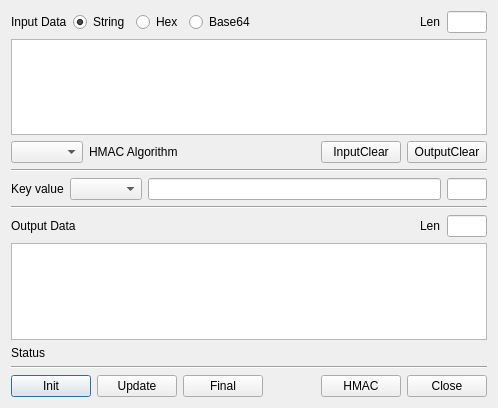
<?xml version="1.0" encoding="UTF-8"?>
<ui version="4.0">
 <class>GenHmacDlg</class>
 <widget class="QDialog" name="GenHmacDlg">
  <property name="geometry">
   <rect>
    <x>0</x>
    <y>0</y>
    <width>498</width>
    <height>408</height>
   </rect>
  </property>
  <property name="windowTitle">
   <string>Generate Hmac value</string>
  </property>
  <layout class="QGridLayout" name="gridLayout">
   <item row="12" column="0" colspan="6">
    <widget class="QLabel" name="mStatusLabel">
     <property name="text">
      <string>Status</string>
     </property>
    </widget>
   </item>
   <item row="8" column="0" colspan="6">
    <layout class="QHBoxLayout" name="horizontalLayout_2">
     <item>
      <widget class="QLabel" name="label_2">
       <property name="text">
        <string>Key value</string>
       </property>
      </widget>
     </item>
     <item>
      <widget class="QComboBox" name="mKeyTypeCombo"/>
     </item>
     <item>
      <widget class="QLineEdit" name="mKeyText"/>
     </item>
     <item>
      <widget class="QLineEdit" name="mKeyLenText">
       <property name="minimumSize">
        <size>
         <width>40</width>
         <height>0</height>
        </size>
       </property>
       <property name="maximumSize">
        <size>
         <width>40</width>
         <height>16777215</height>
        </size>
       </property>
       <property name="readOnly">
        <bool>true</bool>
       </property>
      </widget>
     </item>
    </layout>
   </item>
   <item row="14" column="0" colspan="6">
    <layout class="QGridLayout" name="gridLayout_3">
     <property name="topMargin">
      <number>0</number>
     </property>
     <item row="0" column="0">
      <widget class="QPushButton" name="mInitBtn">
       <property name="text">
        <string>Init</string>
       </property>
      </widget>
     </item>
     <item row="0" column="4">
      <widget class="QPushButton" name="mHMACBtn">
       <property name="text">
        <string>HMAC</string>
       </property>
      </widget>
     </item>
     <item row="0" column="5">
      <widget class="QPushButton" name="mCloseBtn">
       <property name="text">
        <string>Close</string>
       </property>
      </widget>
     </item>
     <item row="0" column="2">
      <widget class="QPushButton" name="mFinalBtn">
       <property name="text">
        <string>Final</string>
       </property>
      </widget>
     </item>
     <item row="0" column="1">
      <widget class="QPushButton" name="mUpdateBtn">
       <property name="text">
        <string>Update</string>
       </property>
      </widget>
     </item>
     <item row="0" column="3">
      <spacer name="horizontalSpacer_2">
       <property name="orientation">
        <enum>Qt::Horizontal</enum>
       </property>
       <property name="sizeHint" stdset="0">
        <size>
         <width>40</width>
         <height>20</height>
        </size>
       </property>
      </spacer>
     </item>
    </layout>
   </item>
   <item row="11" column="0" colspan="6">
    <widget class="QPlainTextEdit" name="mOutputText"/>
   </item>
   <item row="13" column="0" colspan="6">
    <widget class="Line" name="line">
     <property name="orientation">
      <enum>Qt::Horizontal</enum>
     </property>
    </widget>
   </item>
   <item row="1" column="0" colspan="6">
    <layout class="QHBoxLayout" name="horizontalLayout">
     <item>
      <widget class="QLabel" name="label">
       <property name="text">
        <string>Input Data</string>
       </property>
      </widget>
     </item>
     <item>
      <widget class="QRadioButton" name="mInputStringRadio">
       <property name="text">
        <string>String</string>
       </property>
       <property name="checked">
        <bool>true</bool>
       </property>
      </widget>
     </item>
     <item>
      <widget class="QRadioButton" name="mInputHexRadio">
       <property name="text">
        <string>Hex</string>
       </property>
      </widget>
     </item>
     <item>
      <widget class="QRadioButton" name="mInputBase64Radio">
       <property name="text">
        <string>Base64</string>
       </property>
      </widget>
     </item>
     <item>
      <spacer name="horizontalSpacer">
       <property name="orientation">
        <enum>Qt::Horizontal</enum>
       </property>
       <property name="sizeHint" stdset="0">
        <size>
         <width>40</width>
         <height>20</height>
        </size>
       </property>
      </spacer>
     </item>
     <item>
      <widget class="QLabel" name="label_5">
       <property name="text">
        <string>Len</string>
       </property>
      </widget>
     </item>
     <item>
      <widget class="QLineEdit" name="mInputLenText">
       <property name="minimumSize">
        <size>
         <width>40</width>
         <height>0</height>
        </size>
       </property>
       <property name="maximumSize">
        <size>
         <width>40</width>
         <height>16777215</height>
        </size>
       </property>
       <property name="readOnly">
        <bool>true</bool>
       </property>
      </widget>
     </item>
    </layout>
   </item>
   <item row="3" column="0" colspan="6">
    <layout class="QGridLayout" name="gridLayout_2">
     <property name="topMargin">
      <number>0</number>
     </property>
     <item row="0" column="4">
      <widget class="QPushButton" name="mOutputClearBtn">
       <property name="text">
        <string>OutputClear</string>
       </property>
      </widget>
     </item>
     <item row="0" column="3">
      <widget class="QPushButton" name="mInputClearBtn">
       <property name="text">
        <string>InputClear</string>
       </property>
      </widget>
     </item>
     <item row="0" column="2">
      <spacer name="horizontalSpacer_3">
       <property name="orientation">
        <enum>Qt::Horizontal</enum>
       </property>
       <property name="sizeHint" stdset="0">
        <size>
         <width>40</width>
         <height>20</height>
        </size>
       </property>
      </spacer>
     </item>
     <item row="0" column="0">
      <widget class="QComboBox" name="mAlgTypeCombo"/>
     </item>
     <item row="0" column="1">
      <widget class="QLabel" name="label_6">
       <property name="text">
        <string>HMAC Algorithm</string>
       </property>
      </widget>
     </item>
    </layout>
   </item>
   <item row="2" column="0" colspan="6">
    <widget class="QPlainTextEdit" name="mInputText"/>
   </item>
   <item row="9" column="0" colspan="6">
    <widget class="Line" name="line_2">
     <property name="orientation">
      <enum>Qt::Horizontal</enum>
     </property>
    </widget>
   </item>
   <item row="10" column="0" colspan="6">
    <layout class="QGridLayout" name="gridLayout_4">
     <property name="topMargin">
      <number>0</number>
     </property>
     <item row="0" column="2">
      <widget class="QLabel" name="label_4">
       <property name="text">
        <string>Len</string>
       </property>
      </widget>
     </item>
     <item row="0" column="0">
      <widget class="QLabel" name="label_3">
       <property name="text">
        <string>Output Data</string>
       </property>
      </widget>
     </item>
     <item row="0" column="3">
      <widget class="QLineEdit" name="mOutputLenText">
       <property name="minimumSize">
        <size>
         <width>40</width>
         <height>0</height>
        </size>
       </property>
       <property name="maximumSize">
        <size>
         <width>40</width>
         <height>16777215</height>
        </size>
       </property>
       <property name="readOnly">
        <bool>true</bool>
       </property>
      </widget>
     </item>
     <item row="0" column="1">
      <spacer name="horizontalSpacer_4">
       <property name="orientation">
        <enum>Qt::Horizontal</enum>
       </property>
       <property name="sizeHint" stdset="0">
        <size>
         <width>40</width>
         <height>20</height>
        </size>
       </property>
      </spacer>
     </item>
    </layout>
   </item>
   <item row="4" column="0" colspan="6">
    <widget class="Line" name="line_3">
     <property name="orientation">
      <enum>Qt::Horizontal</enum>
     </property>
    </widget>
   </item>
  </layout>
 </widget>
 <tabstops>
  <tabstop>mInputStringRadio</tabstop>
  <tabstop>mInputHexRadio</tabstop>
  <tabstop>mInputBase64Radio</tabstop>
  <tabstop>mInputText</tabstop>
  <tabstop>mAlgTypeCombo</tabstop>
  <tabstop>mInputClearBtn</tabstop>
  <tabstop>mOutputClearBtn</tabstop>
  <tabstop>mKeyTypeCombo</tabstop>
  <tabstop>mKeyText</tabstop>
  <tabstop>mOutputText</tabstop>
  <tabstop>mInitBtn</tabstop>
  <tabstop>mUpdateBtn</tabstop>
  <tabstop>mFinalBtn</tabstop>
  <tabstop>mHMACBtn</tabstop>
  <tabstop>mCloseBtn</tabstop>
 </tabstops>
 <resources/>
 <connections/>
</ui>
